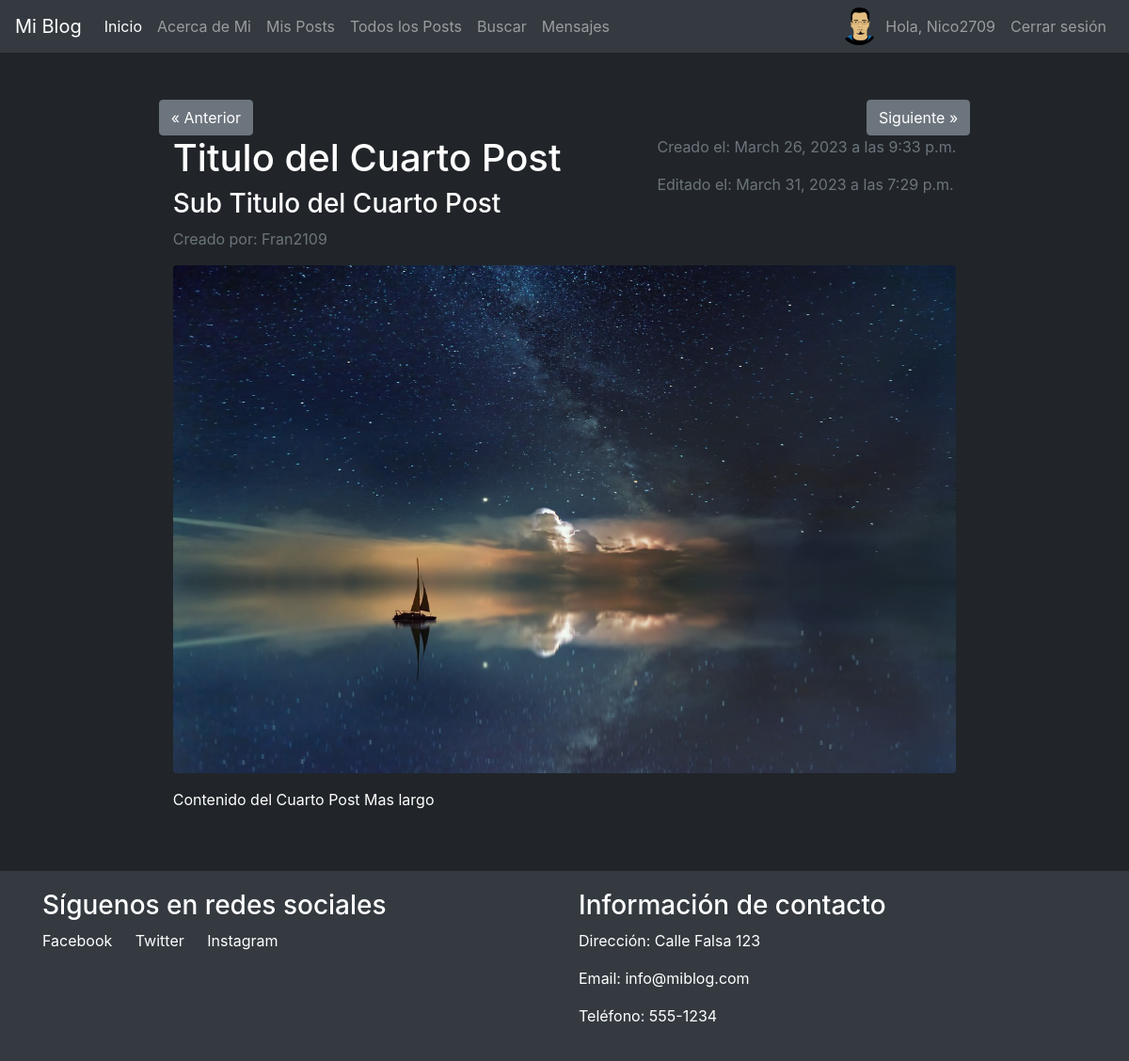
The page /PostsApp/postDetalle/4/ (signed in) on the database its author committed.
### UsersApp/models.py (models this page shows, shortened)
class Profile(models.Model):
    user = models.OneToOneField(User, on_delete=models.CASCADE)
    avatar = models.ImageField(upload_to='avatares/', null=True, blank = True)
    link = models.URLField(blank=True)

### PostsApp/models.py (models this page shows, shortened)
class Post(models.Model):
    author = models.ForeignKey(Profile, on_delete=models.CASCADE)
    titulo = models.CharField(max_length=255)
    subtitulo = models.CharField(max_length=255)
    contenido = models.TextField()
    fecha_creacion = models.DateTimeField(auto_now_add=True)
    fecha_modificacion = models.DateTimeField(auto_now=True)
    fondo = models.ImageField(upload_to='fondo/', null=True, blank = True)

### PostsApp/views.py (the view)
# urls.py: path('postDetalle/<int:pk>/', PostDetalle.as_view(), name="PostDetalle"),
class PostDetalle(DetailView):
    model = Post
    template_name = 'post_detalle.html'
    def get_context_data(self, *args, **kwargs):
        posts = Post.objects.order_by('-fecha_creacion', "titulo")
        post = get_object_or_404(Post, id=self.kwargs['pk'])
        post_index = list(posts).index(post)
        anterior_post = None
        posterior_post = None
        if post_index > 0:
            anterior_post = posts[post_index - 1]
        if post_index < len(posts) - 1:
            posterior_post = posts[post_index + 1]
        context = super().get_context_data(*args, **kwargs)
        context['post'] = post
        context['anterior_post'] = anterior_post
        context['posterior_post'] = posterior_post
        return context

### PostsApp/templates/post_detalle.html
{% extends 'base.html' %}
{% block content %}
    <div class="row">
        {% if anterior_post %}
            <a href="{% url 'PostsApp:PostDetalle' anterior_post.id %}" class="btn btn-secondary">&laquo; Anterior</a>
        {% endif %}
        {% if posterior_post %}
            <a href="{% url 'PostsApp:PostDetalle' posterior_post.id %}" class="btn btn-secondary ml-auto">Siguiente &raquo;</a>
        {% endif %}
        <div class="col-md-12">
            <div class="d-flex justify-content-between">
                <div class="d-flex flex-column">
                    <h1>{{ post.titulo }}</h1>
                    <h3>{{ post.subtitulo }}</h3>
                </div>
                <div class="d-flex flex-column">
                    <p class="text-muted">Creado el: {{ post.fecha_creacion|date }} a las {{ post.fecha_creacion|time }}</p>
                    <p class="text-muted">Editado el: {{ post.fecha_modificacion|date }} a las {{ post.fecha_modificacion|time }}</p>
                </div>
            </div>
            <p class="text-muted">Creado por: {{ post.author.user.username }}</p>
            {% if post.fondo %}
                <img class="img-fluid rounded mb-3" src="{{ post.fondo.url }}" alt="{{ post.titulo }}">
            {% endif %}
            <p>{{ post.contenido|safe }}</p>
        </div>
    </div>
{% endblock %}

### MainApp/templates/base.html (shortened to what this page needs)
<!DOCTYPE html>
<html>
<head>
	<link rel="stylesheet" href="https://cdnjs.cloudflare.com/ajax/libs/twitter-bootstrap/4.6.0/css/bootstrap.min.css">
</head>
<body>
	<nav class="navbar navbar-expand-md navbar-dark bg-dark sticky-top">
		<a class="navbar-brand" href="{% url 'MainApp:Inicio' %}">Mi Blog</a>
		<div class="collapse navbar-collapse" id="navbarNav">
			<ul class="navbar-nav">
				<li class="nav-item active">
					<a class="nav-link" href="{% url 'MainApp:Inicio' %}">Inicio</a>
				</li>
				<li class="nav-item">
					<a class="nav-link" href="{% url 'UsersApp:AcercaDeMi' %}">Acerca de Mi</a>
				</li>
				{% if request.user.is_authenticated %}
					<li class="nav-item">
						<a class="nav-link" href="{% url 'PostsApp:ListaMisPosts' %}">Mis Posts</a>
					</li>
				{% endif %}
				<li class="nav-item">
					<a class="nav-link" href="{% url 'PostsApp:ListaPosts' %}">Todos los Posts</a>
				</li>
				<li class="nav-item">
					<a class="nav-link" href="{% url 'PostsApp:BusquedaPosts' %}">Buscar</a>
				</li>
				{% if request.user.is_authenticated %}
					<li class="nav-item">
						<a class="nav-link" href="{% url 'MessagesApp:ListaMensajes' %}">Mensajes</a>
					</li>
				{% endif %}
			</ul>
            <ul class="navbar-nav ml-auto">
				{% if request.user.is_authenticated %}
					<li class="nav-item">
						<img src="{{ user.profile.avatar.url }}" alt="Avatar" class="rounded-circle" style="width: 40px; height: 40px; object-fit: cover;">
					</li>
					<li class="nav-item">
						<a class="nav-link" href="{% url 'UsersApp:InformacionPerfil' %}">Hola, {{user.username}}</a>
					</li>
					<li class="nav-item">
						<a class="nav-link" href="{% url 'UsersApp:Logout' %}">Cerrar sesión</a>
					</li>
				{% endif %}
			</ul>
		</div>
	</nav>
	<div class="container d-flex justify-content-center" style="margin-top: 50px; margin-bottom: 50px; padding-bottom: 200px;">
        <div class="d-flex flex-column w-75">
			{% block content %}
			{% endblock %}
		</div>
    </div>
	<footer class="footer fixed-bottom bg-dark text-white">
		<div class="container">
			<div class="row">
				<div class="col-md-6">
					<h3>Síguenos en redes sociales</h3>
					<ul>
						<li><a href="#">Facebook</a></li>
						<li><a href="#">Twitter</a></li>
						<li><a href="#">Instagram</a></li>
					</ul>
				</div>
				<div class="col-md-6">
					<h3>Información de contacto</h3>
					<p>Dirección: Calle Falsa 123</p>
					<p>Email: info@miblog.com</p>
					<p>Teléfono: 555-1234</p>
				</div>
			</div>
        </div>
    </footer>
</body>
</html>

### rows shown on the page
Post: titulo "Titulo del Cuarto Post", subtitulo "Sub Titulo del Cuarto Post", fecha_creacion "March 26, 2023", fecha_creacion "9:33 p.m.", fecha_modificacion "March 31, 2023", fecha_modificacion "7:29 p.m.", author.user.username "Fran2109", fondo (picture), contenido "Contenido del Cuarto Post Mas largo"

### other values the page prints
{{ user.username }} "Nico2709"
